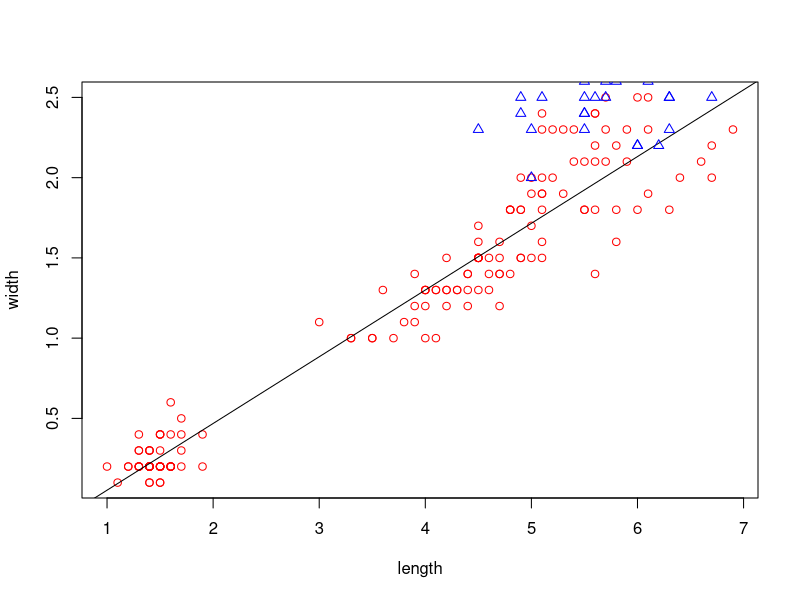
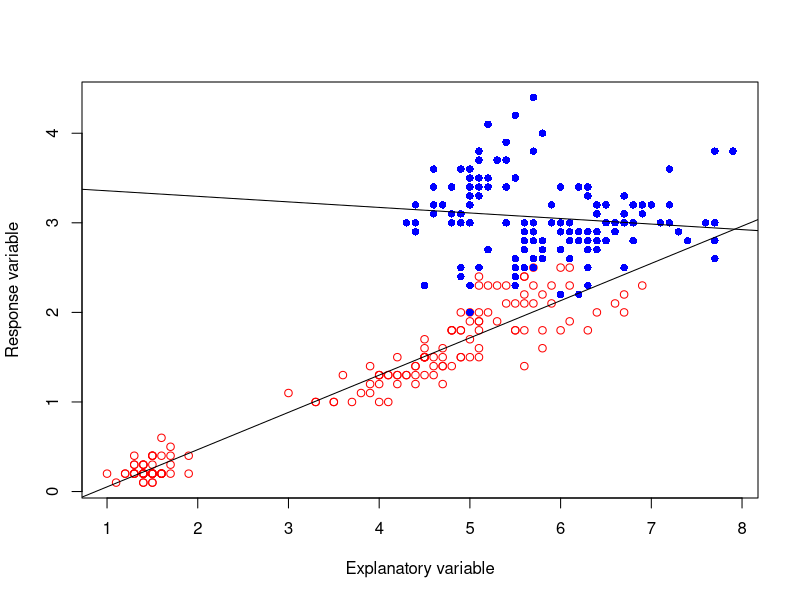

Write the R code that produced these figures, in order.
## ---- chunk 1
data("iris")
x1 <- iris$Petal.Length
x2 <- iris$Sepal.Length
y1 <- iris$Petal.Width
y2 <- iris$Sepal.Width
## ---- chunk 2
plot(x1, y1, xlab = "length", ylab = "width", col="red", pch=1)
abline(lm(y1 ~ x1))
points(x2, y2, col="blue", pch=2)
abline(lm(y2 ~ x2))
## ---- chunk 3
plot(c(x1,x2), c(y1,y2), xlab="Explanatory variable", ylab = "Response variable", type = "n")
points(x1, y1, col="red")
points(x2, y2, col="blue", pch=16)
abline(lm(y1 ~ x1))
abline(lm(y2 ~ x2))
